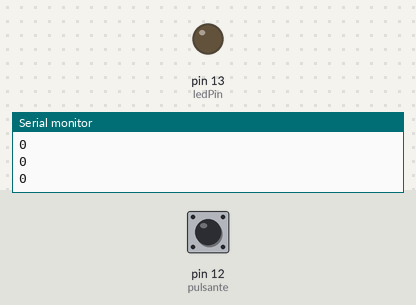
A sketch run on a simulated Arduino Uno, built with avr-gcc and run on an emulated ATmega328P. Shown: output pins drawn as LEDs (lit = HIGH), the last lines printed to the serial monitor. The test bench sets the inputs (shaded band); at power-on: pin 12 (pulsante) LOW.

Above: at 1.2 s.
1.3 s: pin 12 (pulsante) pulled HIGH for 0.15 s
At 1.4 s:
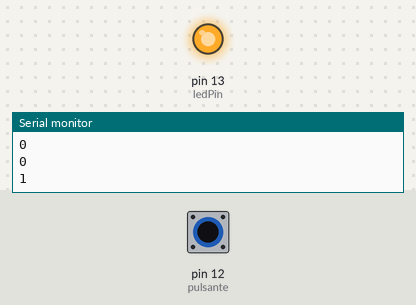
3.0 s: pin 12 (pulsante) pulled HIGH for 3.2 s
At 6.7 s:
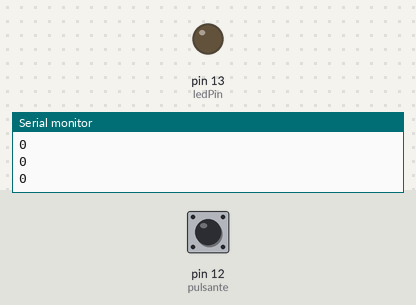
Timing chart, 0 to 8.2 s (numbered marks = the images above; inputs shaded):
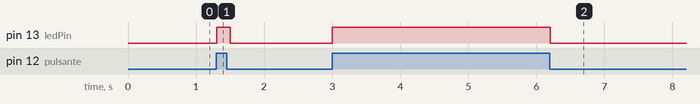

Measured:
- after the input at 1.3 s, pin 13 (ledPin): LOW → HIGH at once, → LOW 0.20 s later
- after the input at 3.0 s, pin 13 (ledPin): LOW → HIGH at once, → LOW 3.2 s later

The sketch:

pulsanteLed.ino
```cpp
int ledPin = 13;   // Il led è connesso al pin 13
int pulsante = 12; // Il pulsante è connesso al pin 7
int val = 0;
/*NB: lo stesso circuito (Bottone e LED) si poteva fare solo con circuiteria
ma in questo modo abbiamo un digital twin, la copia digitale del
circuito e possiamo interagire con essa e fare delle elaborazioni
*/

/* ATTENZIONE !!!
  Questo è un circuito esemplificativo,
  non dobbiamo usare delay, ne altre funzioni bloccanti nella funzione loop() !
*/

void setup()
{
  Serial.begin(9600);
  pinMode(ledPin, OUTPUT);  // Il pin del led è un'uscita
  pinMode(pulsante, INPUT); // Il pin del pulsante è un'entrata
}

void loop()
{
  val = digitalRead(pulsante); // Lettura del pulsante
  Serial.println(val);
  if (val == HIGH)
  {                             // Se il valore del pulsante è HIGH
    digitalWrite(ledPin, HIGH); // Accendi il led
  }
  else
  {                            // Altrimenti:
    digitalWrite(ledPin, LOW); // Spegni il led
  }
  delay(100);
}
```
